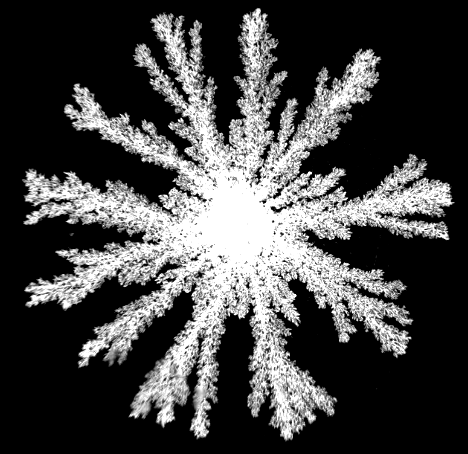
#> input picture Junior Sophister/JS Labs/Fractals/fractal images/Fractals0.01M5V_bitmap.bmp, 468 x 454 px, found by its file name
$ python Fractals_dimension.py   (older library calls are emulated)
#> lines starting #> are read from the running program, lines starting #| are printed output that depends on the picture
import os
from scipy import misc
from scipy.optimize import curve_fit
import PIL
import numpy as np
import matplotlib.pyplot as plt

# file_path = ['':'/home/dj-lawton/Documents/Junior Sophister/JS Labs/Fractals/fractal images/Fractal1M3V_Light3_bitmap.bmp', '/home/dj-lawton/Documents/Junior Sophister/JS Labs/Fractals/fractal images/Fractal1M5V_Light0_Invert.bmp', '/home/dj-lawton/Documents/Junior Sophister/JS Labs/Fractals/fractal images/Fractal1M7V_Light3_bitmap.bmp', '/home/dj-lawton/Documents/Junior Sophister/JS Labs/Fractals/fractal images/Fractals_25M_3V_bitmap.bmp', '/home/dj-lawton/Documents/Junior Sophister/JS Labs/Fractals/fractal images/Fractals_0.25M_5V_bitmap.bmp']

path = '/home/dj-lawton/Documents/Junior Sophister/JS Labs/Fractals/fractal images/Fractal25M7V_light3_bitmap.bmp'
path = '/home/dj-lawton/Documents/Junior Sophister/JS Labs/Fractals/fractal images/Fractals0.01M5V_bitmap.bmp'
# image= misc.imread('/home/dj-lawton/Documents/Junior Sophister/JS Labs/Fractals/fractal images/Fractal1M3V_Light3_bitmap.bmp')

image = PIL.Image.open(path)
#> image is the input picture: PIL image 468x454 L; min 0, max 255, mean 69
print(image.format, image.size, image.mode)
#| BMP (468, 454) L
# image.show()

image = np.array(image)
image = np.rot90(image, 3)
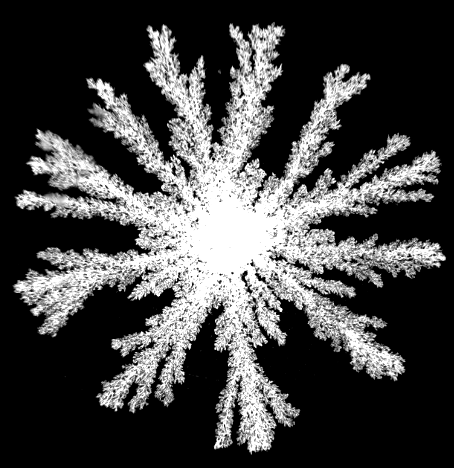
#> image: shape (468, 454); min 0, max 255, mean 69
# for i in range(0, 200):
#     # print(image[i, i])


def linear_func(x, m, c):
    return m*x + c

def centre_of_mass(img):
    x, y = np.where(img == 255)
#> x = 18923 values from 28 to 450; y = 18923 values, max 443 at index 12116, min 17 at index 14952, mean 222
    x_com, y_com = np.mean(x), np.mean(y)
#> x_com = 237.1; y_com = 222
    return x_com, y_com


def mass_dimension(data_file):
    x, y = data_file[4], data_file[5]
    img = PIL.Image.open(data_file[6])
    img = np.array(img)
    img = np.rot90(img, 3)
    # x, y = int(centre_of_mass(img)[0]), int(centre_of_mass(img)[1])
    if x == 'centrex':
        # x = img.shape[0]//2
        x = int(centre_of_mass(img)[0])
#> x = 237

    print(img.shape)
#| (468, 454)

    if y == 'centrey':
        y = img.shape[1]//2
#> y = 227
    else:
        y = img.shape[1] - y
        print(x)

    area_vals = []

    grid = np.meshgrid(np.arange(0, img.shape[0], 1), np.arange(0, img.shape[1], 1))
    # print(np.min([x,y]))
    radii = np.arange(0, np.min([x,y])+1, 1)
#> radii = 228 values from 0 to 227
    for r in radii:
        sector = img[x-r:x+r+1, y-r:y+r+1]
        q = np.where(sector >= 100)

        Area = len(q[0])
        area_vals.append(Area)
#> this loop made 228 passes
#> (q, Area) on passes 3 to 5: (25 positions, rows 0 to 4, columns 0 to 4, 25), (49 positions, rows 0 to 6, columns 0 to 6, 49), (81 positions, rows 0 to 8, columns 0 to 8, 81)
#> after the loop, area_vals = 228 values from 1 to 69076


    area_vals = np.array(area_vals)

    ln_area_vals, ln_radii = np.log(area_vals), np.log(radii+0.5)
#> ln_area_vals = 228 values from 0 to 11.14; ln_radii = 228 values from -0.693 to 5.43
    ln_r_bound = np.where((ln_radii >= data_file[2]) & (ln_radii <= data_file[3]))

    lin_params, lin_cov = curve_fit(linear_func, ln_radii[ln_r_bound], ln_area_vals[ln_r_bound])
#> lin_params = [1.33, 4.1]; lin_cov = [[0.000175, -0.000845], [-0.000845, 0.00411]]
    sigma = np.sqrt(np.diag(lin_cov))
#> sigma = [0.0132, 0.0641]


    fig, axs = plt.subplots(2)
    fig.set_size_inches(10, 30)
    fig.suptitle(f'Molarity $= {data_file[0]}$, Voltage $= {data_file[1]}$')

    axs[0].set_title(f'Fractal: Molarity $= {data_file[0]}$, Voltage $= {data_file[1]}$')
    axs[0].plot(q[0], q[1], marker='s', color='r', markersize=0.5, linestyle='None')

    axs[1].set_title(f'Mass Dimension: Molarity $= {data_file[0]}$, Voltage $= {data_file[1]}$')
    axs[1].plot(ln_radii, ln_area_vals, 'b.')
    axs[1].plot(np.linspace(0, 6, 100), linear_func(np.linspace(0, 6, 100), *lin_params), 'r')
    axs[1].text(0,10, f'$D = {lin_params[0]:.2f} \pm {sigma[0]:.2f}$')
    axs[1].set_xlabel('$\ln(r)$')
    axs[1].set_ylabel('$\ln(N(r))$')

    plt.savefig
    plt.show()
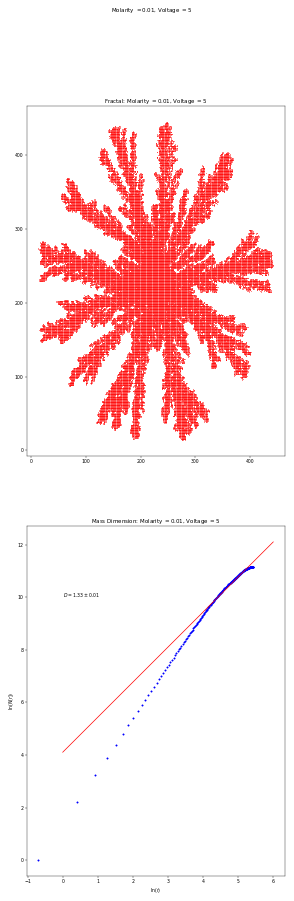
#> figure drawn by matplotlib, 2 panels; panel 2: curve peaks at x = 5.39, y = 11.14; panel 2: curve peaks at x = 6, y = 12.1


data_files = [
['Molarity', 'Voltage','min_lnrad','max_lnrad', 'centre_x', 'centre_y', 'path'],
[      0.01,         5,       3.75,     np.inf, 'centrex' , 'centrey' , '/home/dj-lawton/Documents/Junior Sophister/JS Labs/Fractals/fractal images/Fractals0.01M5V_bitmap.bmp'],
[      0.25,         3,        2.9,          5, 187       , 189       , '/home/dj-lawton/Documents/Junior Sophister/JS Labs/Fractals/fractal images/Fractals_25M_3V_bitmap.bmp'],
[      0.25,         5,        2.5,        4.7, 285       , 265       , '/home/dj-lawton/Documents/Junior Sophister/JS Labs/Fractals/fractal images/Fractals_0.25M_5V_bitmap.bmp'],
[      0.01,         7,        3.8,        5.2, 'centrex' , 'centrey' , '/home/dj-lawton/Documents/Junior Sophister/JS Labs/Fractals/fractal images/Fractals_0.01M_7V_bitmap.bmp'],
[      0.1 ,         7,       2.65,        4.4, 355       , 274       , '/home/dj-lawton/Documents/Junior Sophister/JS Labs/Fractals/fractal images/Fractals_0.1M_7V_bitmap.bmp'],
[      0.1 ,         5,        2.8,        4.2, 295       , 149       , '/home/dj-lawton/Documents/Junior Sophister/JS Labs/Fractals/fractal images/Fractals_0.1M_5V_bitmap.bmp'],
[      0.01,         3,        2.6,        4.6, 222       , 224       , '/home/dj-lawton/Documents/Junior Sophister/JS Labs/Fractals/fractal images/Fractals_0.01M_3V_bitmap.bmp'],
[      0.1 ,         3,        2.6,        4.5, 156       , 159       , '/home/dj-lawton/Documents/Junior Sophister/JS Labs/Fractals/fractal images/Fractals_0.1M_3V_bitmap.bmp'],
[      0.25,         7,        3.6,        4.9, 251       , 229       , '/home/dj-lawton/Documents/Junior Sophister/JS Labs/Fractals/fractal images/Fractal25M7V_light3_bitmap.bmp'],
[      1   ,         7,        2.2,        3.9, 255       , 275       , '/home/dj-lawton/Documents/Junior Sophister/JS Labs/Fractals/fractal images/Fractal1M7V_Light3_bitmap.bmp'],
[      1   ,         5,        2.5,          4, 242       , 180       , '/home/dj-lawton/Documents/Junior Sophister/JS Labs/Fractals/fractal images/Fractal1M5V_Light0_Invert.bmp'],
[      1   ,         3,        2.7,        3.7, 196       , 170       , '/home/dj-lawton/Documents/Junior Sophister/JS Labs/Fractals/fractal images/Fractal1M3V_Light3_bitmap.bmp']
]

for data in data_files[1:]:
    # [8 lines of commented-out code are left out]
    mass_dimension(data)
#> pass 2 of the loop `for data in data_files[1:]:`:
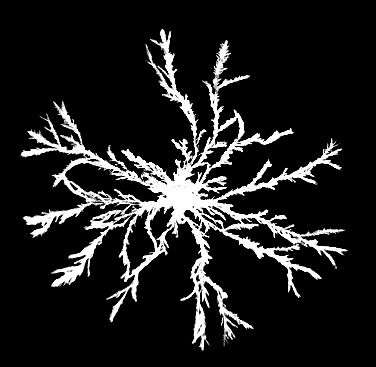
#> input picture Junior Sophister/JS Labs/Fractals/fractal images/Fractals_25M_3V_bitmap.bmp, 376 x 367 px, found by its file name
#> in mass_dimension, img is the input picture: PIL image 376x367 L; min 0, max 255, mean 30.1
#> in mass_dimension (call 2), `img = np.rot90(img, 3)`:
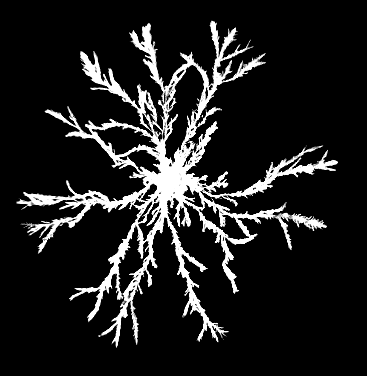
#> img: shape (376, 367); min 0, max 255, mean 30.1
#| (376, 367)
#> the loop in mass_dimension (call 2), `for r in radii:` made 179 passes
#> after the loop in mass_dimension (call 2), `for r in radii:`: area_vals = 179 values from 1 to 17204
#> ln_area_vals = 179 values from 0 to 9.75; ln_radii = 179 values from -0.693 to 5.18
#> lin_params = [1.25, 3.51]; lin_cov = [[2.89e-05, -0.000124], [-0.000124, 0.00054]]
#> sigma = [0.00538, 0.0232]
#> in mass_dimension (call 2), `plt.show()`:
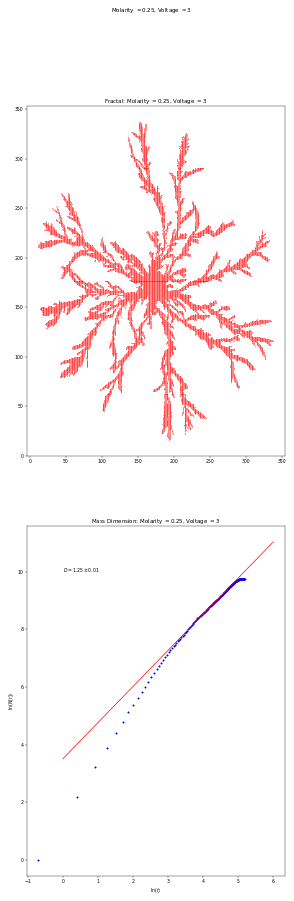
#> figure drawn by matplotlib, 2 panels; panel 2: curve peaks at x = 5.11, y = 9.75; panel 2: curve peaks at x = 6, y = 11.03
#> pass 3 of the loop `for data in data_files[1:]:`:
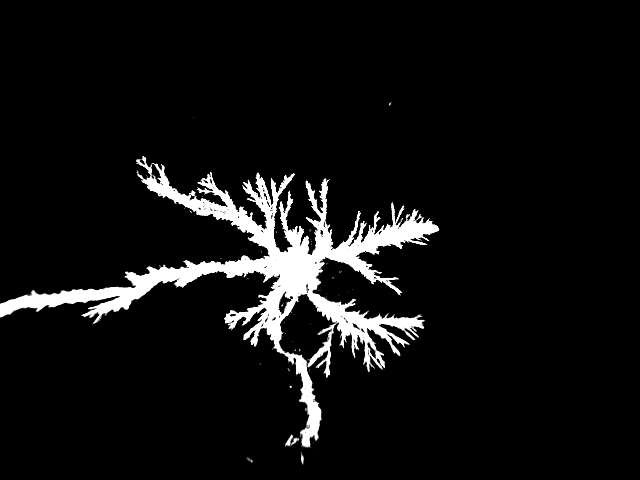
#> input picture Junior Sophister/JS Labs/Fractals/fractal images/Fractals_0.25M_5V_bitmap.bmp, 640 x 480 px, found by its file name
#> in mass_dimension, img is the input picture: PIL image 640x480 L; min 0, max 255, mean 16.8
#> in mass_dimension (call 3), `img = np.rot90(img, 3)`:
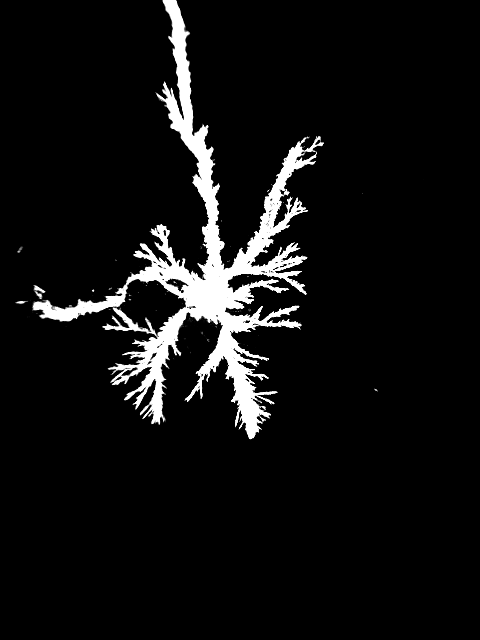
#> img: shape (640, 480); min 0, max 255, mean 16.8
#| (640, 480)
#> the loop in mass_dimension (call 3), `for r in radii:` made 216 passes
#> after the loop in mass_dimension (call 3), `for r in radii:`: area_vals = 216 values from 1 to 19718
#> ln_area_vals = 216 values from 0 to 9.89; ln_radii = 216 values from -0.693 to 5.37
#> lin_params = [1.42, 3.06]; lin_cov = [[0.000123, -0.000489], [-0.000489, 0.00198]]
#> sigma = [0.0111, 0.0445]
#> in mass_dimension (call 3), `plt.show()`:
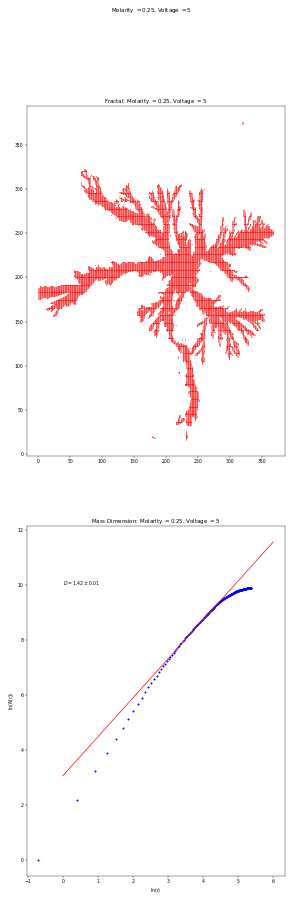
#> figure drawn by matplotlib, 2 panels; panel 2: curve peaks at x = 5.37, y = 9.89; panel 2: curve peaks at x = 6, y = 11.56
#> (the run stopped early here; a loop or call above may not have finished)
